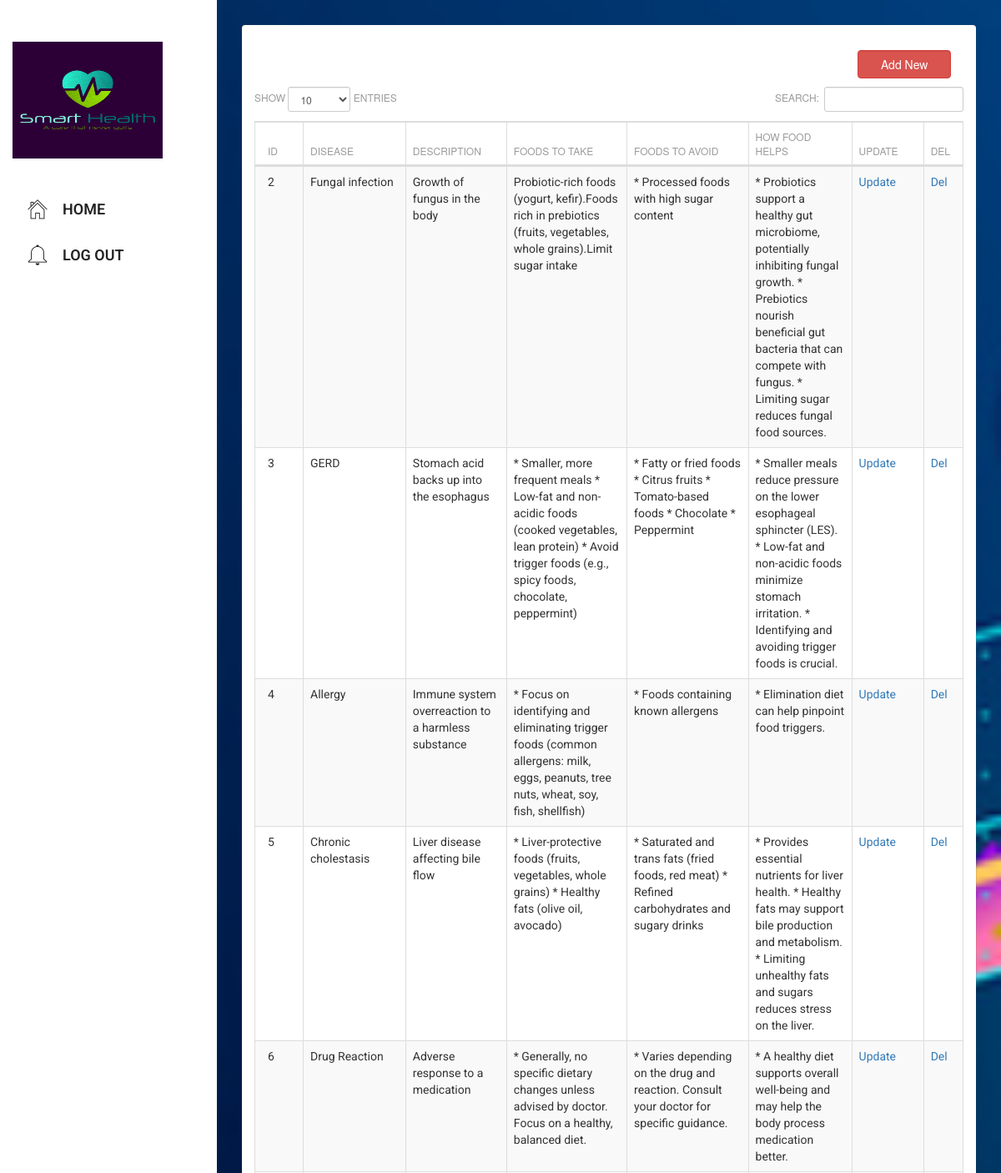
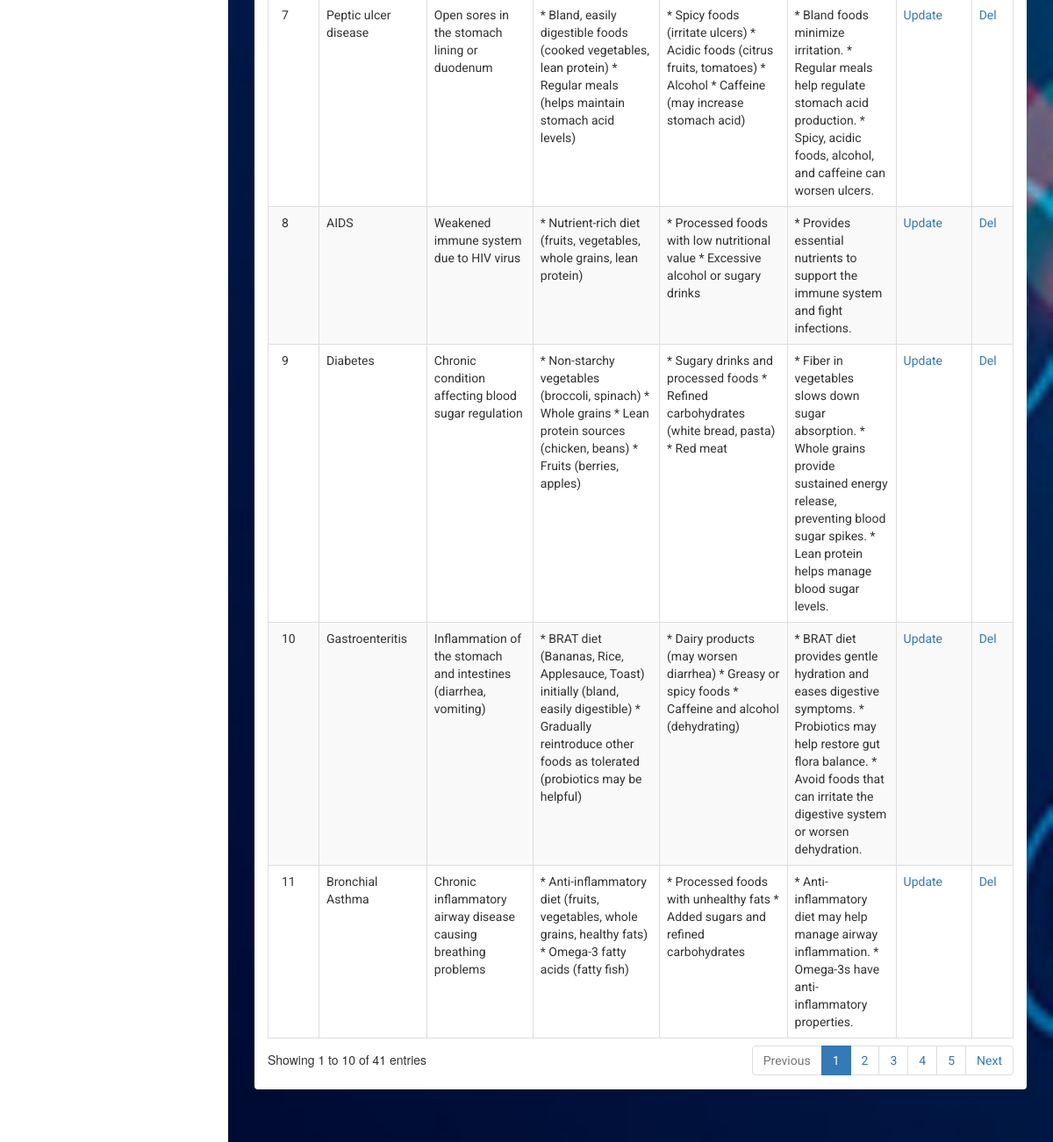
/php/health_monitoring/food_recommendation/select.php, run on the app's committed database (2 pictures, top to bottom).
### tables this page shows
CREATE TABLE IF NOT EXISTS `food_recommendation` (
  `id` int(11) NOT NULL AUTO_INCREMENT,
  `disease` varchar(100) NOT NULL,
  `description` text NOT NULL,
  `foods_to_take` text NOT NULL,
  `foods_to_avoid` text NOT NULL,
  `how_food_helps` text NOT NULL,
  PRIMARY KEY (`id`)
);

### php/health_monitoring/food_recommendation/tables.php (called while the page is built, shortened)
<?php
$table="food_recommendation";
?>

### php/health_monitoring/food_recommendation/select.php (the view, shortened to what this page needs)
<?php
include("tables.php");
include("../header_inner.php");
$i=0;
?>
		<link rel="stylesheet" type="text/css" href="datatables.min.css">
<div class="">
<?php
	echo "<div class='col-sm-2' style='float:right;margin-bottom:10px;'><form action='form.php' method='post'><input type='submit' name='view' value='Add New' class='form-control btn-danger'></form></div>";
?>
<div class="clearfix"></div>
<table id="example" class="table table-striped table-bordered dataTable no-footer" cellspacing="0"  role="grid" aria-describedby="example_info" >
          <?php
		  include("../connection.php");
	?>
	<?php
		  $result2 = mysqli_query($con,"SHOW FIELDS FROM $table");
 echo "<thead><tr>";
while ($row2 = mysqli_fetch_array($result2))
 {
  $name=$row2['Field'];
  echo "<th>".
  str_replace('_', ' ', $name)
  ."</th>";
 $i++;
 }
 echo "
<th>Update</th>
 <th>Del</th>
 </tr></thead>";
   echo "<tbody>";
 	$result = mysqli_query($con,"SELECT * FROM $table ");
		while($row = mysqli_fetch_array($result))
		{
		$id=$row['0'];
		echo "<tr>";
		for($k=0;$k<$i;$k++)
		{
			if($k==30)
			{
			}
			elseif($k==31)
			{
			echo "<td class='hiddentd'> $row[content] </td>";
			}
				elseif($k==40)
			{
			echo "<td > <img src='uploads/$row[$k]' width='100'></td>";
			}
			else
			{
			echo "<td >$row[$k]</td>";
			}
		}
			echo "
			<td><a href='update.php?id=$id'>Update</a></td>
			<td><a href='?del_id=$id' onclick='return rem()'>Del</a></td>
			</tr>";
		}
        ?>
        </tbody>
    </table>
    </div>

### data on the page
food_recommendation: id "2", disease "Fungal infection", description "Growth of fungus in the body", foods_to_take "Probiotic-rich foods (yogurt, kefir).Foods rich in prebiotics (fruits, vegetables, whole grains).Limit sugar intake", foods_to_avoid "* Processed foods with high sugar content", how_food_helps "* Probiotics support a healthy gut microbiome, potentially inhibiting fungal growth. * Prebiotics nourish beneficial gut bacteria that can compete with fungus. * Limiting sugar reduces fungal food sources."
food_recommendation: id "3", disease "GERD", description "Stomach acid backs up into the esophagus", foods_to_take "* Smaller, more frequent meals * Low-fat and non-acidic foods (cooked vegetables, lean protein) * Avoid trigger foods (e.g., spicy foods, chocolate, peppermint)", foods_to_avoid "* Fatty or fried foods * Citrus fruits * Tomato-based foods * Chocolate * Peppermint", how_food_helps "* Smaller meals reduce pressure on the lower esophageal sphincter (LES). * Low-fat and non-acidic foods minimize stomach irritation. * Identifying and avoiding trigger foods is crucial."
food_recommendation: id "4", disease "Allergy", description "Immune system overreaction to a harmless substance", foods_to_take "* Focus on identifying and eliminating trigger foods (common allergens: milk, eggs, peanuts, tree nuts, wheat, soy, fish, shellfish)", foods_to_avoid "* Foods containing known allergens", how_food_helps "* Elimination diet can help pinpoint food triggers."
food_recommendation: id "5", disease "Chronic cholestasis", description "Liver disease affecting bile flow", foods_to_take "* Liver-protective foods (fruits, vegetables, whole grains) * Healthy fats (olive oil, avocado)", foods_to_avoid "* Saturated and trans fats (fried foods, red meat) * Refined carbohydrates and sugary drinks", how_food_helps "* Provides essential nutrients for liver health. * Healthy fats may support bile production and metabolism. * Limiting unhealthy fats and sugars reduces stress on the liver."
food_recommendation: id "6", disease "Drug Reaction", description "Adverse response to a medication", foods_to_take "* Generally, no specific dietary changes unless advised by doctor. Focus on a healthy, balanced diet.", foods_to_avoid "* Varies depending on the drug and reaction. Consult your doctor for specific guidance.", how_food_helps "* A healthy diet supports overall well-being and may help the body process medication better."
food_recommendation: id "7", disease "Peptic ulcer disease", description "Open sores in the stomach lining or duodenum", foods_to_take "* Bland, easily digestible foods (cooked vegetables, lean protein) * Regular meals (helps maintain stomach acid levels)", foods_to_avoid "* Spicy foods (irritate ulcers) * Acidic foods (citrus fruits, tomatoes) * Alcohol * Caffeine (may increase stomach acid)", how_food_helps "* Bland foods minimize irritation. * Regular meals help regulate stomach acid production. * Spicy, acidic foods, alcohol, and caffeine can worsen ulcers."
food_recommendation: id "8", disease "AIDS", description "Weakened immune system due to HIV virus", foods_to_take "* Nutrient-rich diet (fruits, vegetables, whole grains, lean protein)", foods_to_avoid "* Processed foods with low nutritional value * Excessive alcohol or sugary drinks", how_food_helps "* Provides essential nutrients to support the immune system and fight infections."
food_recommendation: id "9", disease "Diabetes", description "Chronic condition affecting blood sugar regulation", foods_to_take "* Non-starchy vegetables (broccoli, spinach) * Whole grains * Lean protein sources (chicken, beans) * Fruits (berries, apples)", foods_to_avoid "* Sugary drinks and processed foods * Refined carbohydrates (white bread, pasta) * Red meat", how_food_helps "* Fiber in vegetables slows down sugar absorption. * Whole grains provide sustained energy release, preventing blood sugar spikes. * Lean protein helps manage blood sugar levels."
food_recommendation: id "10", disease "Gastroenteritis", description "Inflammation of the stomach and intestines (diarrhea, vomiting)", foods_to_take "* BRAT diet (Bananas, Rice, Applesauce, Toast) initially (bland, easily digestible) * Gradually reintroduce other foods as tolerated (probiotics may be helpful)", foods_to_avoid "* Dairy products (may worsen diarrhea) * Greasy or spicy foods * Caffeine and alcohol (dehydrating)", how_food_helps "* BRAT diet provides gentle hydration and eases digestive symptoms. * Probiotics may help restore gut flora balance. * Avoid foods that can irritate the digestive system or worsen dehydration."
food_recommendation: id "11", disease "Bronchial Asthma", description "Chronic inflammatory airway disease causing breathing problems", foods_to_take "* Anti-inflammatory diet (fruits, vegetables, whole grains, healthy fats) * Omega-3 fatty acids (fatty fish)", foods_to_avoid "* Processed foods with unhealthy fats * Added sugars and refined carbohydrates", how_food_helps "* Anti-inflammatory diet may help manage airway inflammation. * Omega-3s have anti-inflammatory properties."

### other printed values
str_replace('_', ' ', $name) "ID"
str_replace('_', ' ', $name) "DISEASE"
str_replace('_', ' ', $name) "DESCRIPTION"
str_replace('_', ' ', $name) "FOODS TO TAKE"
str_replace('_', ' ', $name) "FOODS TO AVOID"
str_replace('_', ' ', $name) "HOW FOOD HELPS"
